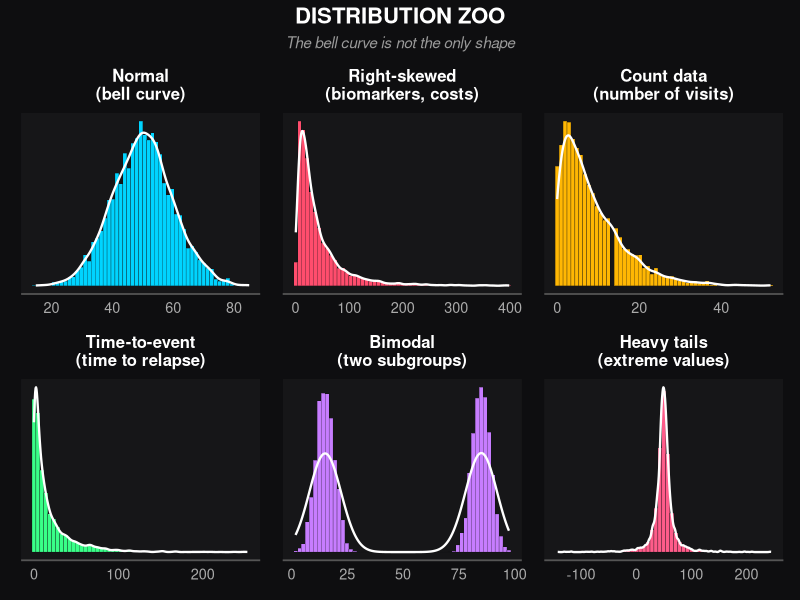
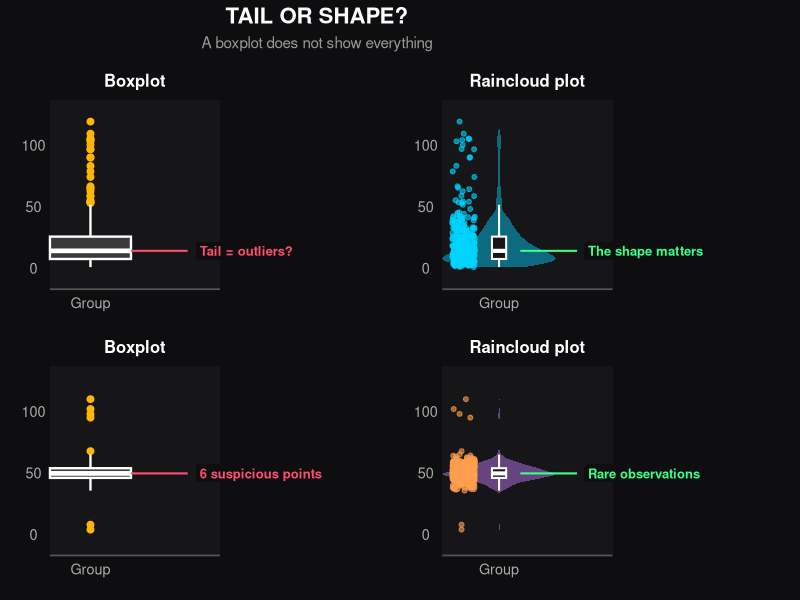
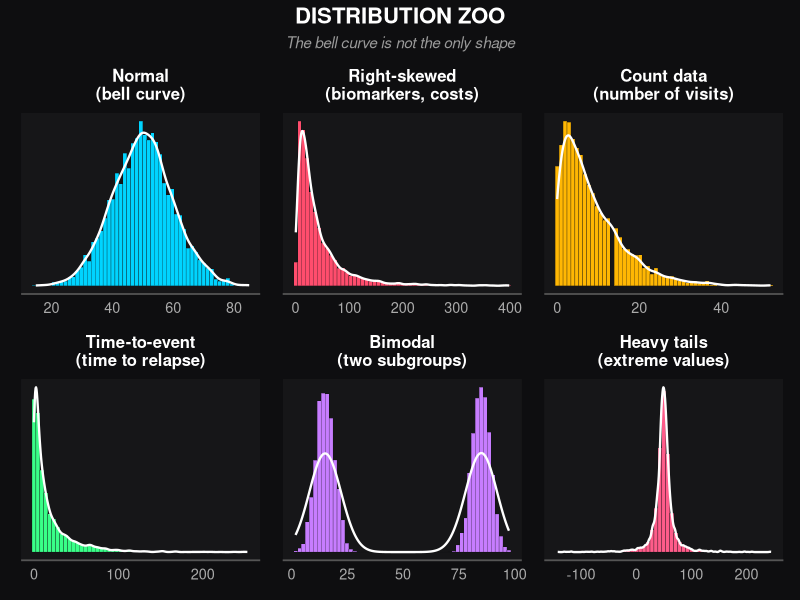
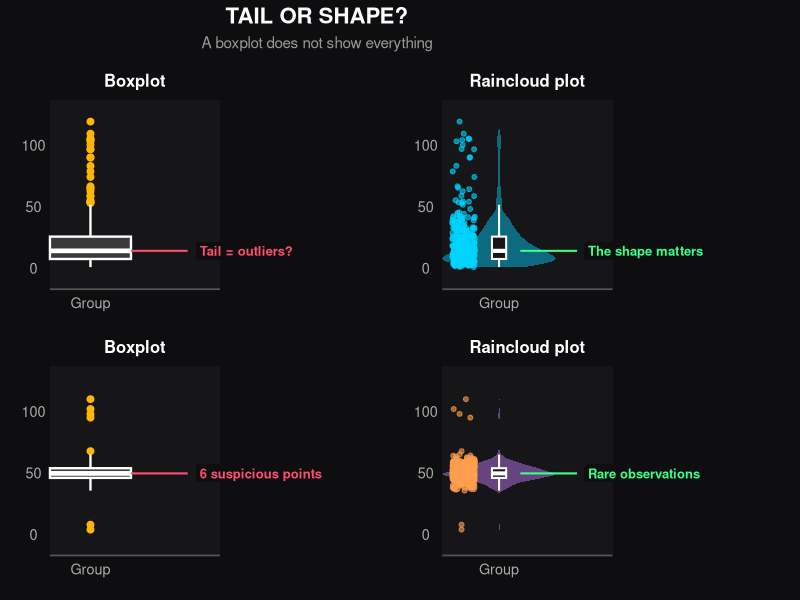

Write the R code that produced these figures, in order. (Note: this script raises an error after producing the figures.)
# ============================================================
# DISTRIBUTION ZOO
# Real-world data rarely look perfectly normal
# ============================================================

# Packages
library(ggplot2)
library(patchwork)


# ============================================================
# PART 1. DISTRIBUTION ZOO
# ============================================================

set.seed(7)

n <- 5000


# ------------------------------------------------------------
# 1. Generate different types of data
# ------------------------------------------------------------

data_list <- list(

  "Normal\n(bell curve)" =
    rnorm(n, mean = 50, sd = 10),

  "Right-skewed\n(biomarkers, costs)" =
    rlnorm(n, meanlog = 3.3, sdlog = 1.0),

  "Count data\n(number of visits)" =
    rnbinom(n, size = 1.5, prob = 0.15),

  "Time-to-event\n(time to relapse)" =
    rweibull(n, shape = 0.7) * 15,

  "Bimodal\n(two subgroups)" =
    c(
      rnorm(n / 2, mean = 15, sd = 4),
      rnorm(n / 2, mean = 85, sd = 4)
    ),

  "Heavy tails\n(extreme values)" =
    rt(n, df = 1.5) * 8 + 50
)

# Trim rare extreme values so the shape stays visible.
# Without this, rt(df = 1.5) especially can stretch the x-axis
# until the actual shape becomes invisible.
clip_range <- function(x, lo, hi) x[x >= lo & x <= hi]

data_list[["Right-skewed\n(biomarkers, costs)"]] <-
  clip_range(data_list[["Right-skewed\n(biomarkers, costs)"]], 0, 400)

data_list[["Count data\n(number of visits)"]] <-
  clip_range(data_list[["Count data\n(number of visits)"]], 0, 60)

data_list[["Heavy tails\n(extreme values)"]] <-
  clip_range(data_list[["Heavy tails\n(extreme values)"]], -150, 250)


# ------------------------------------------------------------
# 2. Colors
# ------------------------------------------------------------

colors <- c(
  "#00d4ff",
  "#ff4d6d",
  "#ffb703",
  "#39ff88",
  "#c77dff",
  "#ff5c8a"
)


# ------------------------------------------------------------
# 3. Common dark theme
# ------------------------------------------------------------

dark_theme <- theme_minimal(base_size = 13) +

  theme(

    plot.background = element_rect(
      fill = "#0e0e10",
      color = NA
    ),

    panel.background = element_rect(
      fill = "#161618",
      color = NA
    ),

    plot.title = element_text(
      color = "white",
      face = "bold",
      size = 12,
      hjust = 0.5
    ),

    axis.text = element_text(
      color = "#aaaaaa"
    ),

    axis.title = element_blank(),

    # Intentional here: a density-histogram y-axis carries no
    # meaningful units, so it stays hidden for Part 1 only.
    axis.text.y = element_blank(),

    panel.grid = element_blank(),

    axis.line.x = element_line(
      color = "#555555"
    )
  )


# ------------------------------------------------------------
# 4. Function for one histogram
# ------------------------------------------------------------

make_histogram <- function(data, title, color) {

  ggplot(
    data.frame(x = data),
    aes(x = x)
  ) +

    geom_histogram(
      aes(y = after_stat(density)),
      bins = 55,
      fill = color,
      color = "#0e0e10",
      linewidth = 0.1
    ) +

    geom_density(
      color = "white",
      linewidth = 0.8
    ) +

    labs(title = title) +

    dark_theme
}


# ------------------------------------------------------------
# 5. Create six histograms
# ------------------------------------------------------------

histograms <- lapply(
  seq_along(data_list),
  function(i) {

    make_histogram(
      data = data_list[[i]],
      title = names(data_list)[i],
      color = colors[i]
    )
  }
)


# ------------------------------------------------------------
# 6. Combine histograms
# ------------------------------------------------------------

distribution_plot <-
  wrap_plots(
    histograms,
    ncol = 3
  ) +

  plot_annotation(

    title = "DISTRIBUTION ZOO",

    subtitle =
      "The bell curve is not the only shape",

    theme = theme(

      plot.background = element_rect(
        fill = "#0e0e10",
        color = NA
      ),

      plot.title = element_text(
        color = "white",
        face = "bold",
        size = 16,
        hjust = 0.5
      ),

      plot.subtitle = element_text(
        color = "#999999",
        face = "italic",
        hjust = 0.5
      )
    )
  )


# Display
distribution_plot


# Save
ggsave(
  "outputs/distribution_zoo_dark.png",
  plot = distribution_plot,
  width = 15,
  height = 8.5,
  dpi = 200,
  bg = "#0e0e10"
)


# ============================================================
# PART 2. BOXPLOT VS RAINCLOUD
# ============================================================

set.seed(7)

# ------------------------------------------------------------
# 7. Generate skewed data
# ------------------------------------------------------------
skewed_data <- rlnorm(400, meanlog = 2.6, sdlog = 0.9)
skewed_data <- skewed_data[skewed_data < 120]

# ------------------------------------------------------------
# 8. Generate data with extreme observations
# ------------------------------------------------------------
extreme_values <- c(95, 98, 102, 4, 8, 110)
outlier_data <- c(rnorm(394, mean = 50, sd = 6), extreme_values)

# ------------------------------------------------------------
# 9. Boxplot function
# ------------------------------------------------------------
make_boxplot <- function(data, label, y_limits) {

  med <- median(data)
  box_width <- 0.5          # explicit width -> known edge position
  edge <- 1 + box_width / 2 # right edge of the box = 1.25

  ggplot(data.frame(x = "Group", y = data), aes(x = x, y = y)) +

    geom_boxplot(
      width = box_width,
      fill = "#3a3a3d",
      color = "white",
      outlier.colour = "#ffb703",
      outlier.size = 2,
      linewidth = 0.8
    ) +

    annotate(
      "segment",
      x = edge, xend = edge + 0.35,
      y = med, yend = med,
      color = "#ff4d6d", linewidth = 0.7
    ) +

    annotate(
      "label",
      x = edge + 0.4, y = med, label = label, hjust = 0,
      color = "#ff4d6d", fill = "#0e0e10",
      label.size = 0, fontface = "bold", size = 3.3
    ) +

    coord_cartesian(ylim = y_limits, clip = "off") +

    scale_x_discrete(expand = expansion(mult = c(0.25, 0.8))) +

    labs(x = NULL, y = NULL) +   # kill stray "x"/"y" titles by default

    dark_theme +

    theme(
      plot.margin = margin(t = 10, r = 130, b = 10, l = 10),
      axis.title.x = element_blank(),
      axis.text.y = element_text(color = "#aaaaaa")   # restore the y-scale for Part 2
    )
}


# ------------------------------------------------------------
# 10. Raincloud plot function
# ------------------------------------------------------------
make_raincloud <- function(data, label, fill_color, point_color, y_limits) {

  df <- data.frame(x = "Group", y = data)
  df$x_jitter <- 0.75 + runif(nrow(df), min = -0.08, max = 0.08)

  med <- median(data)
  edge <- 1.15  # violin tapers well before this at median density, safe leader-line start

  ggplot(df, aes(x = x, y = y)) +

    geom_violin(fill = fill_color, color = NA, alpha = 0.45, width = 0.8) +

    geom_boxplot(
      width = 0.1, fill = "#161618", color = "white",
      linewidth = 0.7, outlier.shape = NA
    ) +

    geom_point(aes(x = x_jitter, y = y), color = point_color, alpha = 0.6, size = 1.4) +

    annotate(
      "segment",
      x = edge, xend = edge + 0.4,
      y = med, yend = med,
      color = "#39ff88", linewidth = 0.7
    ) +

    annotate(
      "label",
      x = edge + 0.45, y = med, label = label, hjust = 0,
      color = "#39ff88", fill = "#0e0e10",
      label.size = 0, fontface = "bold", size = 3.3
    ) +

    coord_cartesian(ylim = y_limits, clip = "off") +

    scale_x_discrete(expand = expansion(mult = c(0.25, 0.8))) +

    labs(x = NULL, y = NULL) +

    dark_theme +

    theme(
      plot.margin = margin(t = 10, r = 130, b = 10, l = 10),
      axis.title.x = element_blank(),
      axis.text.y = element_text(color = "#aaaaaa")   # restore the y-scale for Part 2
    )
}

# ------------------------------------------------------------
# 11. Create four plots
# ------------------------------------------------------------

p1 <- make_boxplot(skewed_data, "Tail = outliers?", c(-10, 130)) +
  labs(title = "Boxplot") + ylab("Skewed data")

p2 <- make_raincloud(skewed_data, "The shape matters", "#00d4ff", "#00d4ff", c(-10, 130)) +
  labs(title = "Raincloud plot")

p3 <- make_boxplot(outlier_data, "6 suspicious points", c(-10, 130)) +
  labs(title = "Boxplot") + ylab("Extreme observations")

p4 <- make_raincloud(outlier_data, "Rare observations", "#c77dff", "#ff9f4d", c(-10, 130)) +
  labs(title = "Raincloud plot")

# ------------------------------------------------------------
# 12. Combine boxplot and raincloud plots
# ------------------------------------------------------------

boxplot_comparison <-
  (p1 | p2) / (p3 | p4) +
  plot_annotation(
    title = "TAIL OR SHAPE?",
    subtitle = "A boxplot does not show everything",
    theme = theme(
      plot.background = element_rect(fill = "#0e0e10", color = NA),
      plot.title = element_text(color = "white", face = "bold", size = 16, hjust = 0.5),
      plot.subtitle = element_text(color = "#999999", hjust = 0.5)
    )
  )

boxplot_comparison

ggsave(
  "outputs/boxplot_vs_raincloud_dark.png",
  plot = boxplot_comparison,
  width = 14, height = 11.5, dpi = 300,
  bg = "#0e0e10"
)

# ============================================================
# PART 3. WHAT CAN WE DO WITH DIFFERENT DATA?
# ============================================================


guidance <- data.frame(

  Distribution = c(
    "Normal",
    "Right-skewed",
    "Count data",
    "Time-to-event",
    "Bimodal",
    "Heavy tails"
  ),

  Example = c(
    "Continuous measurements",
    "Biomarkers, healthcare costs",
    "Number of visits or events",
    "Time to relapse",
    "Possible subgroups",
    "Extreme observations"
  ),

  What_to_check = c(
    "Model assumptions",
    "Skewness and positive values",
    "Dispersion and zero counts",
    "Censoring and event structure",
    "Subgroups and mixture structure",
    "Data quality and influential values"
  ),

  Possible_approach = c(
    "Linear models if assumptions are satisfied",
    "Log transformation or Gamma GLM",
    "Poisson or Negative Binomial",
    "Survival analysis",
    "Investigate subgroups",
    "Robust methods and sensitivity analysis"
  )
)


# Display table

print(guidance)


# Save table

write.csv(
  guidance,
  "outputs/distribution_guidance.csv",
  row.names = FALSE,
  fileEncoding = "UTF-8"
)
